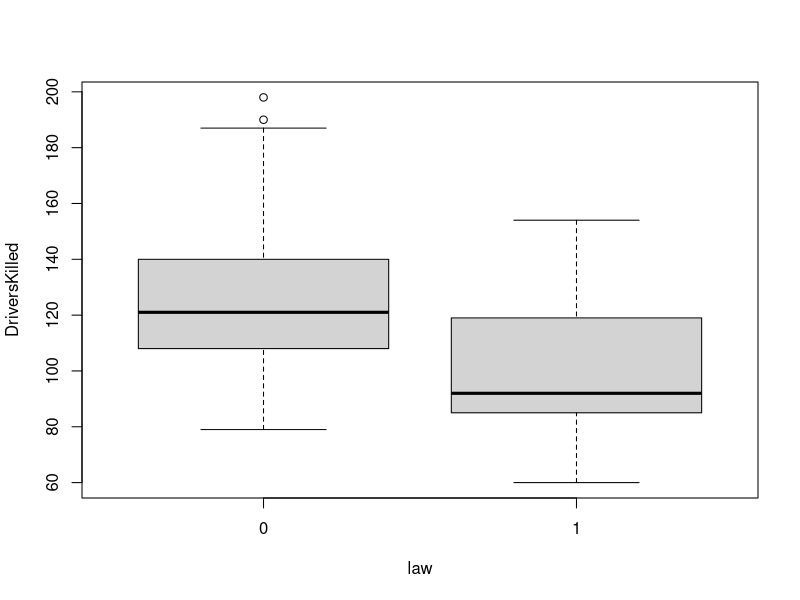
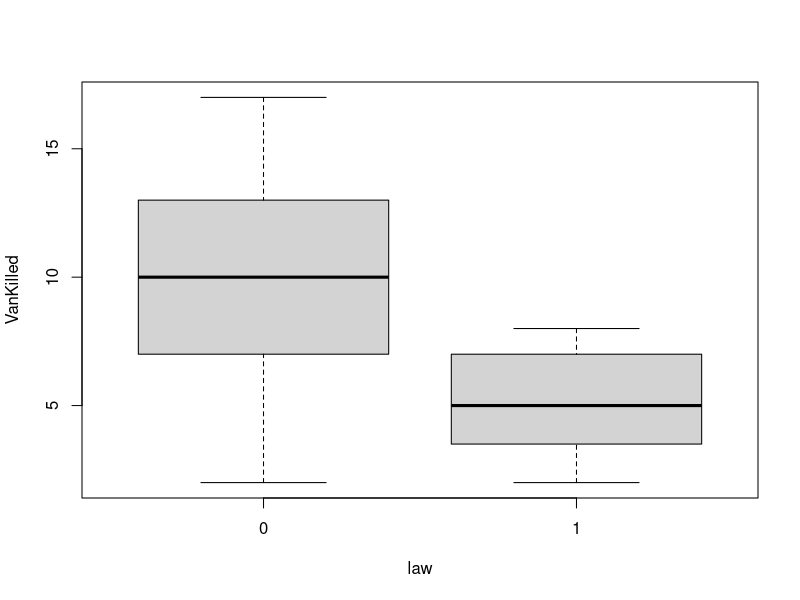
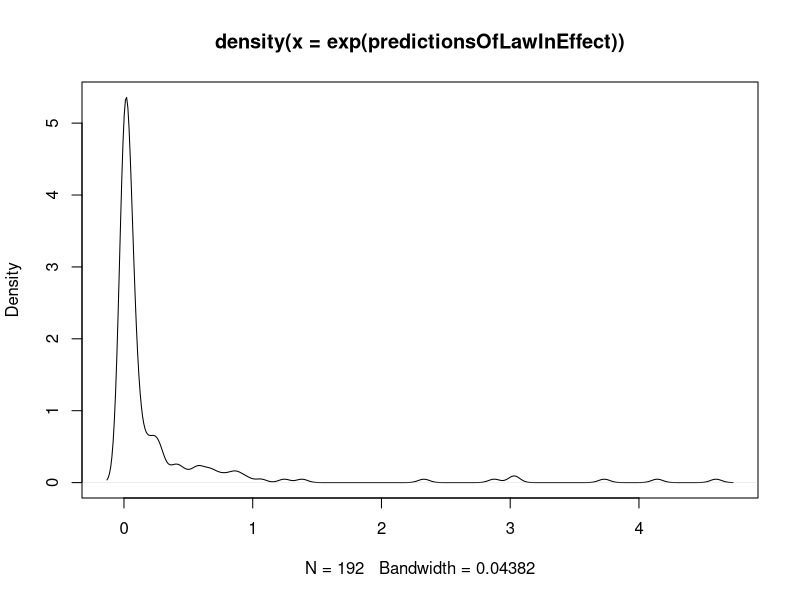
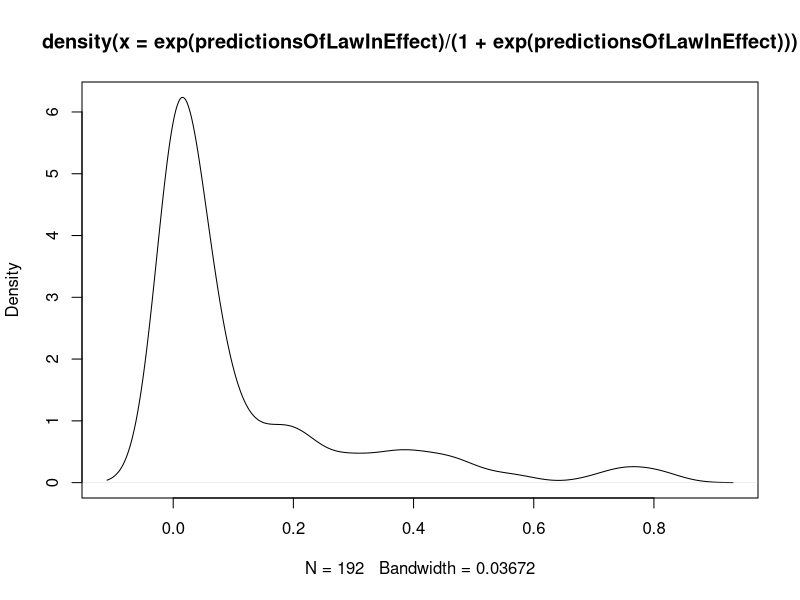

The R script that drew these images, in order:
# Where to find datasets?
library(datasets)

seatbelts <- datasets::Seatbelts

df <- as.data.frame(seatbelts)
# df$Date <- rownames(seatbelts)

View(df)

# install.packages("zoo")
# install.packages("xts")
library(zoo)
library(xts)
# df$Date <- as.yearmon(time(seatbelts))
df$Date <- as.Date(time(seatbelts))


df$law <- as.factor(df$law)
sapply(df,class)

boxplot(DriversKilled ~ law, data = df)
t.test(DriversKilled ~ law, data = df)

boxplot(VanKilled ~ law, data = df)
t.test(VanKilled ~ law, data = df)


## If the hypothesis that drivers killed were fewer when seatbelt law is in effect is TRUE
## then, can we predict, based on the measurable number of deaths on a given day, whether 
##the law was in effect or not
      # This is a classification problem

#  Y = Law
#  X = [DriversKilled, VanKilled]

#  Logistic Regression
model <- glm (formula = law ~ DriversKilled + VanKilled, family = "binomial", data = df)
summary(model)

exp(model$coefficients)
##  DriversKilled     VanKilled 
##   0.9490347        0.5935072 

predictionsOfLawInEffect <- predict(model, newdata = df)
predictionsOfLawInEffect_CATEGORICAL <- predictionsOfLawInEffect > -2

table(df$law, predictionsOfLawInEffect_CATEGORICAL) #Confusion matrix


plot(density(exp(predictionsOfLawInEffect)))   #Plot of the "ODDS" of each row being classified for the law being in effect
# ODDS = p / (1 - p); where ODDS = exp(predictionsOfLawInEffect)
# => (1 - p)*ODDS = p
# => p = ODDS/(1+ODDS)

# Probability of each row  corresponding to the law being in effect: 
plot(density(exp(predictionsOfLawInEffect)/(1+exp(predictionsOfLawInEffect))))  # plot of the "ODDS" of each row being classified for the law being in effect
summary(exp(predictionsOfLawInEffect)/(1+exp(predictionsOfLawInEffect)))
#      Min.   1st Qu.    Median      Mean   3rd Qu.      Max. 
# 0.0000343 0.0030743 0.0338102 0.1197917 0.1595388 0.8213848

# Linear Regression for REGRESSION of the number of people that died ON the Xs
#  /regressors law-being-in-effect and total number of drivers
# Y = number of people that died
# X = [law, drivers, PetrolPrice]

model2 <- lm (DriversKilled ~ law, data = df)
summary (model2)
